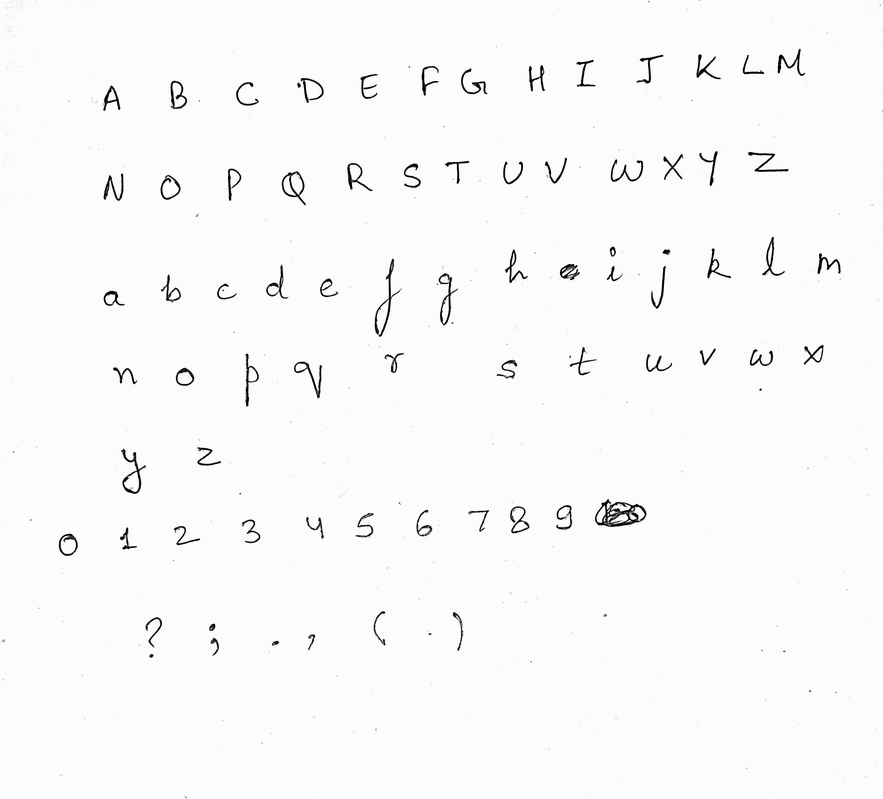
#> input picture Cropper/image_name.jpg, 883 x 799 px, shrunk from 2433 x 2204 before the run
$ python cropper.py
#> lines starting #> are read from the running program, lines starting #| are printed output that depends on the picture; after the words box and inside, x2 and y2 are one past the last pixel; in counts of white or black regions, pixels touching at a corner belong together
import cv2
MIN_CONTOUR_AREA = 10
img = cv2.imread("image_name.jpg")
#> img is the input picture: shape (799, 883, 3); min 0, max 255, mean 249
gray = cv2.cvtColor(img, cv2.COLOR_BGR2GRAY)
blured = cv2.blur(gray, (5,5), 0)
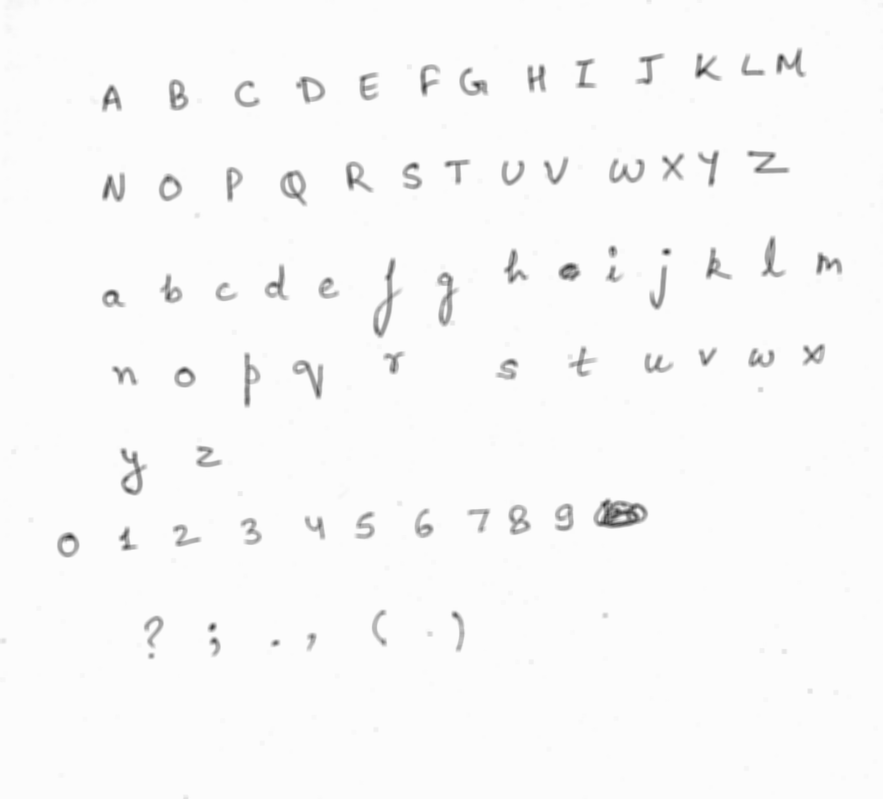
#> blured: shape (799, 883); min 43, max 253, mean 249
img_thresh = cv2.adaptiveThreshold(blured, 255, cv2.ADAPTIVE_THRESH_GAUSSIAN_C, cv2.THRESH_BINARY_INV, 11, 2)
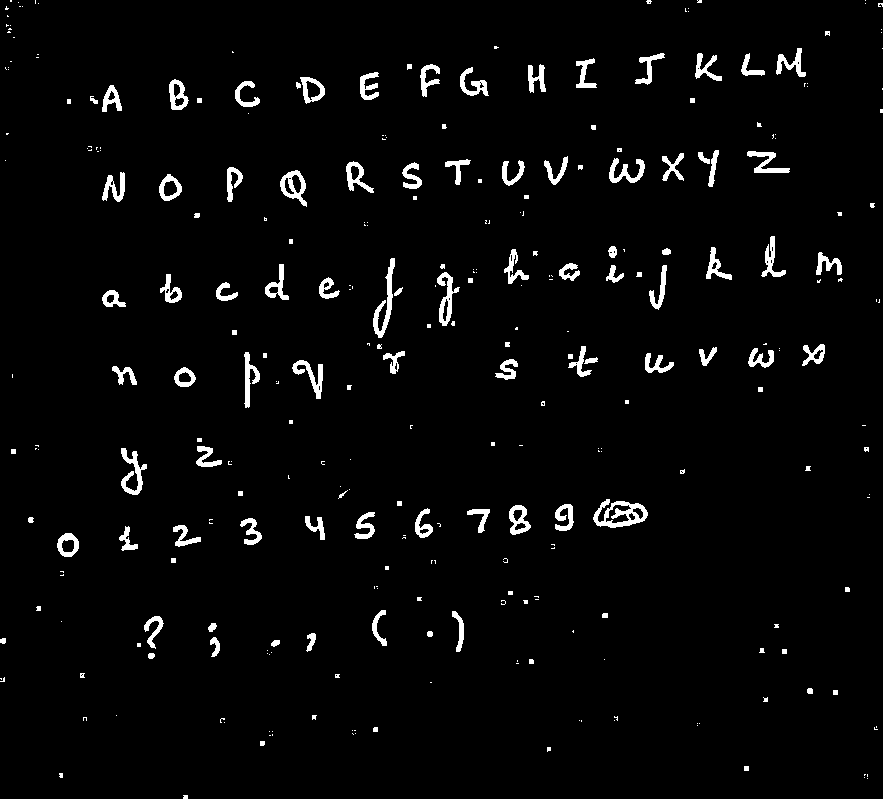
#> img_thresh: shape (799, 883); 3.1% white; 312 white regions (186 under 20 px), largest, box (x1, y1, x2, y2) and area: (593, 499, 648, 528) 755, (373, 258, 395, 338) 565, (121, 448, 147, 495) 479
rect_kernel = cv2.getStructuringElement(cv2.MORPH_RECT, (30, 10))
threshed = cv2.morphologyEx(img_thresh, cv2.MORPH_CLOSE, rect_kernel)
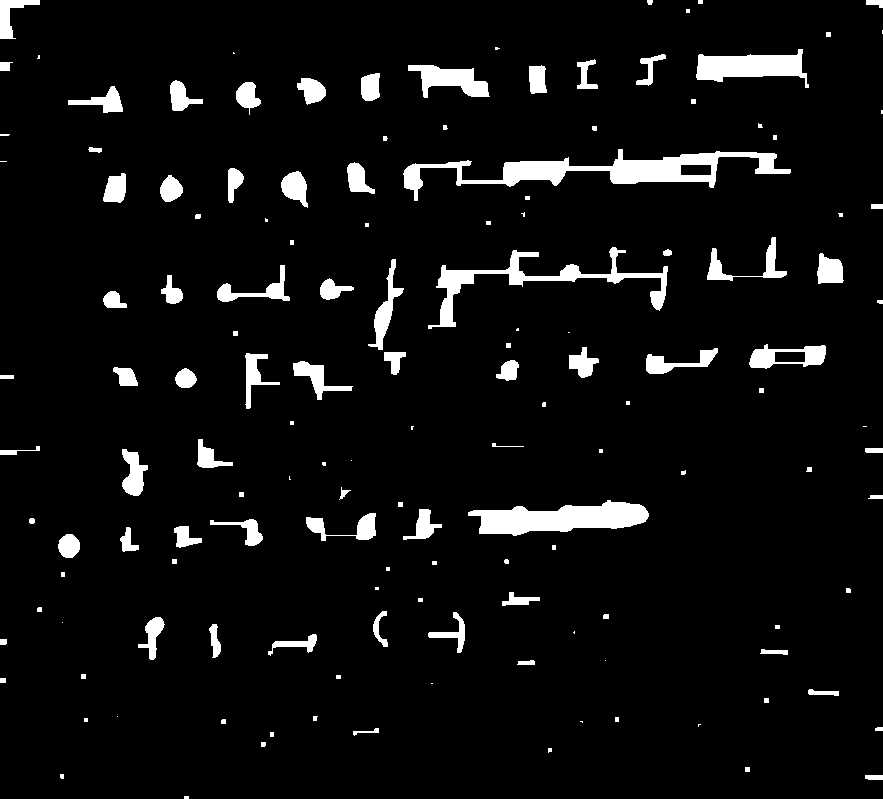
#> threshed: shape (799, 883); 5.8% white; 145 white regions (37 under 20 px)
Contours, Hierarchy = cv2.findContours(threshed, cv2.RETR_EXTERNAL, cv2.CHAIN_APPROX_NONE)
#> Contours = 145 contours, 78 with area under 20; largest, box (x1, y1, x2, y2) and area: (403, 149, 791, 201) 5388, (468, 500, 649, 536) 3746, (428, 247, 668, 329) 2746, (696, 49, 809, 88) 2256, (408, 65, 490, 98) 1328
for contour in Contours:
    if cv2.contourArea(contour) > MIN_CONTOUR_AREA:
        [X, Y, W, H] = cv2.boundingRect(contour)
        #cv2.rectangle(img, (X, Y), (X + W, Y + H), (0,0,255), 2)

        sub_face = img[Y:Y+H, X:X+W]
        gray = cv2.cvtColor(sub_face, cv2.COLOR_BGR2GRAY)
        face_file_name = "output/img_" + str(Y) + ".jpg"
        cv2.imwrite(face_file_name, gray)
#> this loop made 145 passes
#> (X, Y, W, H, face_file_name) on passes 2, 3, 4, 6, 7, 8, 9, 12, 14, 15, 17, 18: (865, 775, 18, 5, 'output/img_775.jpg'), (60, 774, 4, 5, 'output/img_774.jpg'), (745, 767, 5, 5, 'output/img_767.jpg'), (261, 742, 5, 5, 'output/img_742.jpg'), (270, 732, 4, 5, 'output/img_732.jpg'), (353, 728, 26, 8, 'output/img_728.jpg'), (875, 727, 8, 4, 'output/img_727.jpg'), (221, 719, 5, 5, 'output/img_719.jpg'), (615, 717, 4, 5, 'output/img_717.jpg'), (313, 716, 5, 5, 'output/img_716.jpg'), (764, 698, 5, 5, 'output/img_698.jpg'), (808, 689, 31, 7, 'output/img_689.jpg')
#> (X, Y, W, H) on pass 115: (403, 149, 388, 52)
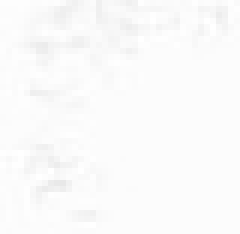
#> sub_face: shape (39, 40, 3) (shown 6 times larger); min 232, max 255, mean 250.7
cv2.imshow('contour', img)
